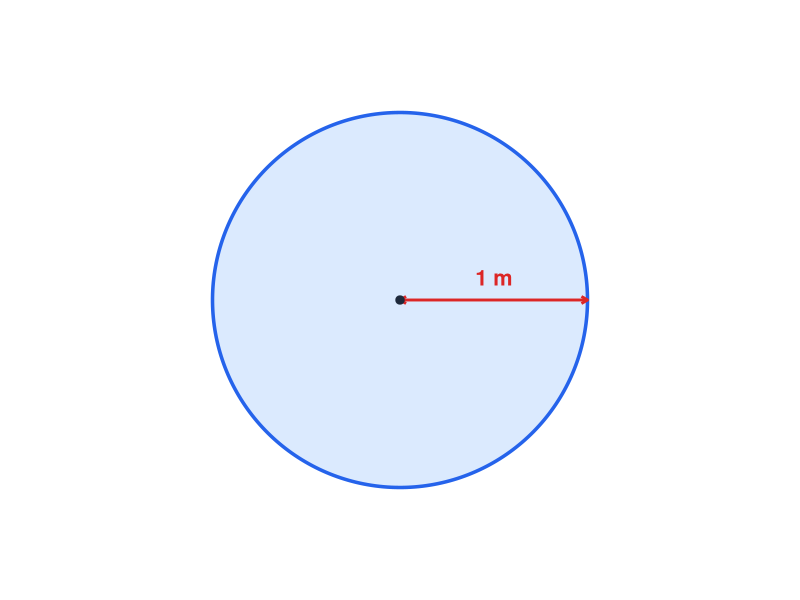
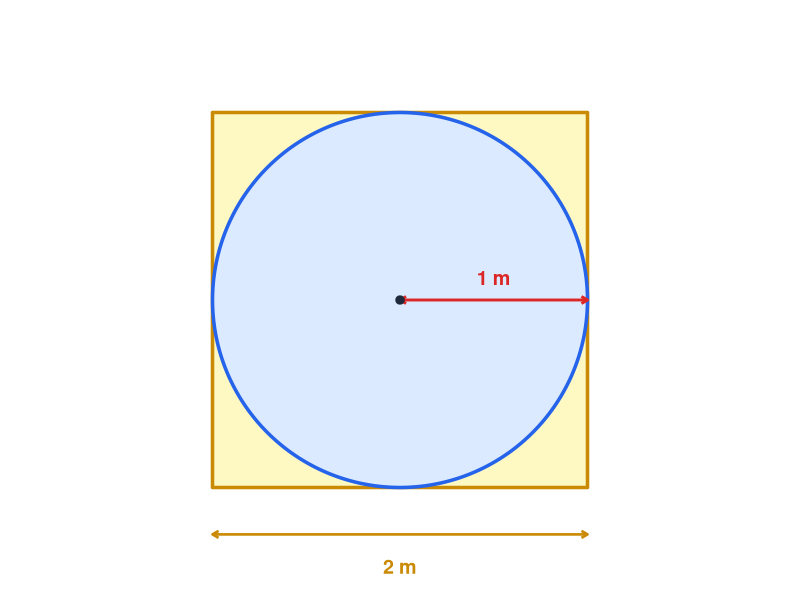
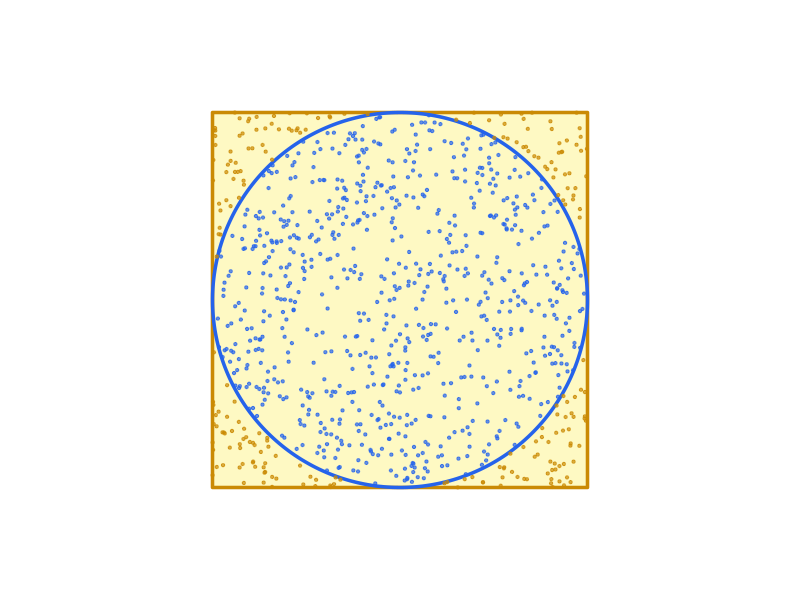
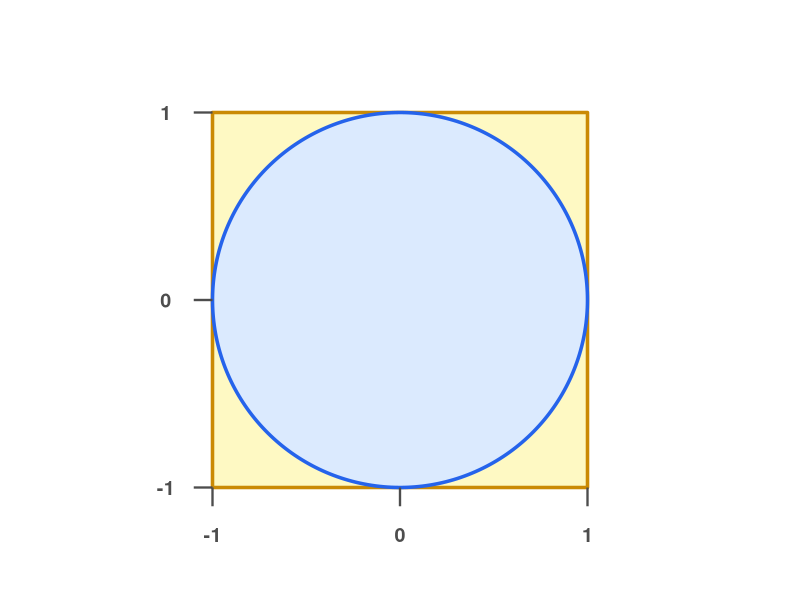

R code for these plots, in order:
library(ggplot2)

# ── Shared geometry & save settings ───────────────────────────────────────────
# All images use identical coord limits and pixel dimensions so the circle
# overlaps perfectly when slides are shown in sequence.

theta  <- seq(0, 2 * pi, length.out = 300)
circle <- data.frame(x = cos(theta), y = sin(theta))

square <- data.frame(
  x = c(-1,  1, 1, -1, -1),
  y = c(-1, -1, 1,  1, -1)
)

LIM  <- c(-1.6, 1.6)   # same for all images
W    <- 4              # inches
H    <- 4
DPI  <- 150

save_plot <- function(p, name) {
  path <- file.path("public", paste0(name, ".png"))
  ggsave(path, p, width = W, height = H, dpi = DPI, bg = "white")
  message("Saved: ", path)
}

base_theme <- list(
  coord_fixed(xlim = LIM, ylim = LIM, expand = FALSE, clip = "on"),
  theme_void(),
  theme(
    plot.background = element_rect(fill = "white", color = NA),
    plot.margin = margin(0, 0, 0, 0)
  )
)

# ── 1. Circle with radius annotation ──────────────────────────────────────────

p1 <- ggplot() +
  geom_polygon(data = circle, aes(x, y),
    fill = "#dbeafe", color = "#2563eb", linewidth = 1.2) +
  annotate("segment", x = 0, y = 0, xend = 1, yend = 0,
    color = "#dc2626", linewidth = 1.0,
    arrow = arrow(ends = "both", type = "open", length = unit(0.07, "inches"))) +
  annotate("point", x = 0, y = 0, size = 2.5, color = "#1e293b") +
  annotate("text", x = 0.5, y = 0.12, label = "1 m",
    color = "#dc2626", size = 5.5, fontface = "bold") +
  base_theme

save_plot(p1, "mc-pi-circle-1")

# ── 2. Circle inscribed in 2×2 square ─────────────────────────────────────────

p2 <- ggplot() +
  geom_polygon(data = square, aes(x, y),
    fill = "#fef9c3", color = "#ca8a04", linewidth = 1.2) +
  geom_polygon(data = circle, aes(x, y),
    fill = "#dbeafe", color = "#2563eb", linewidth = 1.2) +
  annotate("segment", x = 0, y = 0, xend = 1, yend = 0,
    color = "#dc2626", linewidth = 1.0,
    arrow = arrow(ends = "both", type = "open", length = unit(0.07, "inches"))) +
  annotate("point", x = 0, y = 0, size = 2.5, color = "#1e293b") +
  annotate("text", x = 0.5, y = 0.12, label = "1 m",
    color = "#dc2626", size = 5, fontface = "bold") +
  annotate("segment", x = -1, y = -1.25, xend = 1, yend = -1.25,
    color = "#ca8a04", linewidth = 0.9,
    arrow = arrow(ends = "both", type = "open", length = unit(0.07, "inches"))) +
  annotate("text", x = 0, y = -1.42, label = "2 m",
    color = "#ca8a04", size = 5, fontface = "bold") +
  base_theme

save_plot(p2, "mc-pi-circle-2")

# ── 3. Random points coloured by inside/outside ───────────────────────────────

set.seed(42)
N   <- 1000
pts <- data.frame(x = runif(N, -1, 1), y = runif(N, -1, 1))
pts$inside <- pts$x^2 + pts$y^2 <= 1

p3 <- ggplot() +
  geom_polygon(data = square, aes(x, y),
    fill = "#fef9c3", color = "#ca8a04", linewidth = 1.2) +
  geom_polygon(data = circle, aes(x, y),
    fill = NA, color = "#2563eb", linewidth = 1.2) +
  geom_point(data = pts, aes(x, y, color = inside),
    size = 0.8, alpha = 0.7) +
  scale_color_manual(values = c("TRUE" = "#2563eb", "FALSE" = "#ca8a04"),
    guide = "none") +
  base_theme

save_plot(p3, "mc-pi-circle-3")

# ── 4. Circle + square with coordinate labels ─────────────────────────────────

col_coord <- "gray30"

p4 <- ggplot() +
  geom_polygon(data = square, aes(x, y),
    fill = "#fef9c3", color = "#ca8a04", linewidth = 1.2) +
  geom_polygon(data = circle, aes(x, y),
    fill = "#dbeafe", color = "#2563eb", linewidth = 1.2) +
  # x-axis: tick segments + labels below the square
  annotate("segment", x = c(-1, 0, 1), xend = c(-1, 0, 1),
    y = -1, yend = -1.1, color = col_coord, linewidth = 0.8) +
  annotate("text", x = c(-1, 0, 1), y = -1.25,
    label = c("-1", "0", "1"), color = col_coord, size = 5, fontface = "bold") +
  # y-axis: tick segments + labels left of the square
  annotate("segment", x = -1, xend = -1.1,
    y = c(-1, 0, 1), yend = c(-1, 0, 1), color = col_coord, linewidth = 0.8) +
  annotate("text", x = -1.25, y = c(-1, 0, 1),
    label = c("-1", "0", "1"), color = col_coord, size = 5, fontface = "bold") +
  base_theme

save_plot(p4, "mc-pi-circle-4")
